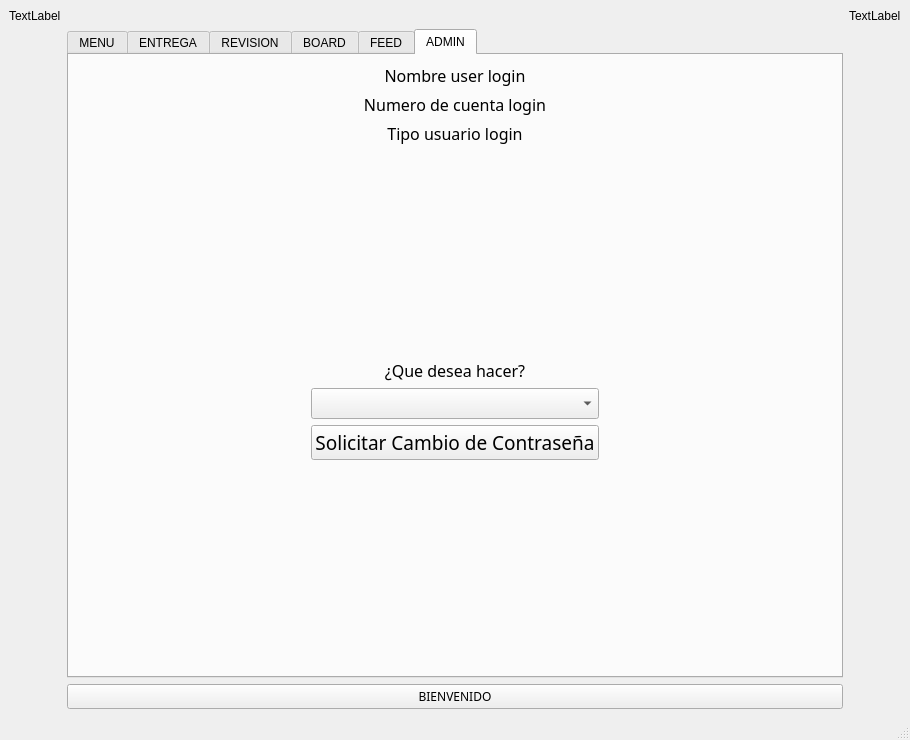
<?xml version="1.0" encoding="UTF-8"?>
<ui version="4.0">
 <class>cframe</class>
 <widget class="QMainWindow" name="cframe">
  <property name="geometry">
   <rect>
    <x>0</x>
    <y>0</y>
    <width>910</width>
    <height>740</height>
   </rect>
  </property>
  <property name="windowTitle">
   <string>cframe</string>
  </property>
  <widget class="QWidget" name="centralwidget">
   <layout class="QGridLayout" name="gridLayout">
    <item row="0" column="2">
     <widget class="QLabel" name="lbl_color3">
      <property name="text">
       <string>TextLabel</string>
      </property>
     </widget>
    </item>
    <item row="2" column="1">
     <widget class="QPushButton" name="btn_sesion">
      <property name="font">
       <font>
        <family>Microsoft JhengHei</family>
       </font>
      </property>
      <property name="text">
       <string>BIENVENIDO</string>
      </property>
     </widget>
    </item>
    <item row="0" column="1">
     <widget class="QLabel" name="lbl_png">
      <property name="text">
       <string/>
      </property>
      <property name="scaledContents">
       <bool>false</bool>
      </property>
      <property name="alignment">
       <set>Qt::AlignCenter</set>
      </property>
     </widget>
    </item>
    <item row="1" column="2" rowspan="2">
     <widget class="QLabel" name="lbl_color2">
      <property name="text">
       <string/>
      </property>
     </widget>
    </item>
    <item row="1" column="1">
     <widget class="QTabWidget" name="tabWidget">
      <property name="currentIndex">
       <number>5</number>
      </property>
      <widget class="QWidget" name="tabMenu">
       <attribute name="title">
        <string>MENU</string>
       </attribute>
       <layout class="QGridLayout" name="gridLayout_2">
        <item row="1" column="2">
         <widget class="QLineEdit" name="Mle_cuenta">
          <property name="font">
           <font>
            <family>Microsoft JhengHei</family>
            <pointsize>12</pointsize>
           </font>
          </property>
         </widget>
        </item>
        <item row="2" column="2">
         <widget class="QLineEdit" name="Mle_contra">
          <property name="font">
           <font>
            <family>Microsoft JhengHei</family>
            <pointsize>12</pointsize>
           </font>
          </property>
         </widget>
        </item>
        <item row="2" column="1">
         <widget class="QLabel" name="Mlbl_contra">
          <property name="font">
           <font>
            <family>Microsoft JhengHei</family>
            <pointsize>12</pointsize>
           </font>
          </property>
          <property name="text">
           <string>Contraseña:</string>
          </property>
         </widget>
        </item>
        <item row="1" column="3">
         <spacer name="Mspace3">
          <property name="orientation">
           <enum>Qt::Horizontal</enum>
          </property>
          <property name="sizeHint" stdset="0">
           <size>
            <width>40</width>
            <height>20</height>
           </size>
          </property>
         </spacer>
        </item>
        <item row="3" column="2">
         <widget class="QComboBox" name="Mcb_tipo">
          <property name="font">
           <font>
            <family>Microsoft JhengHei</family>
            <pointsize>12</pointsize>
           </font>
          </property>
          <item>
           <property name="text">
            <string>...</string>
           </property>
          </item>
          <item>
           <property name="text">
            <string>DOCENTE</string>
           </property>
          </item>
          <item>
           <property name="text">
            <string>DIRECTORES</string>
           </property>
          </item>
          <item>
           <property name="text">
            <string>DECANOS</string>
           </property>
          </item>
          <item>
           <property name="text">
            <string>JEFE ACADEMICO</string>
           </property>
          </item>
          <item>
           <property name="text">
            <string>COORDINADOR DE CARRERA</string>
           </property>
          </item>
          <item>
           <property name="text">
            <string>IEDD</string>
           </property>
          </item>
          <item>
           <property name="text">
            <string>CONSULTOR</string>
           </property>
          </item>
         </widget>
        </item>
        <item row="0" column="2">
         <widget class="QLineEdit" name="Mle_name">
          <property name="font">
           <font>
            <family>Microsoft JhengHei</family>
            <pointsize>12</pointsize>
           </font>
          </property>
         </widget>
        </item>
        <item row="0" column="1">
         <widget class="QLabel" name="Mlbl_name">
          <property name="font">
           <font>
            <family>Microsoft JhengHei</family>
            <pointsize>12</pointsize>
           </font>
          </property>
          <property name="text">
           <string>Nombre Completo:</string>
          </property>
         </widget>
        </item>
        <item row="1" column="1">
         <widget class="QLabel" name="Mlbl_cuenta">
          <property name="font">
           <font>
            <family>Microsoft JhengHei</family>
            <pointsize>12</pointsize>
           </font>
          </property>
          <property name="text">
           <string>Numero de Cuenta:</string>
          </property>
         </widget>
        </item>
        <item row="4" column="1" colspan="2">
         <widget class="QPushButton" name="Mbtn_ingresar">
          <property name="font">
           <font>
            <family>Microsoft JhengHei</family>
            <pointsize>14</pointsize>
            <weight>50</weight>
            <bold>false</bold>
           </font>
          </property>
          <property name="text">
           <string>INGRESAR</string>
          </property>
         </widget>
        </item>
        <item row="3" column="1">
         <widget class="QLabel" name="Mlbl_tipo">
          <property name="font">
           <font>
            <family>Microsoft JhengHei</family>
            <pointsize>12</pointsize>
           </font>
          </property>
          <property name="text">
           <string>Tipo de Usuario:</string>
          </property>
         </widget>
        </item>
        <item row="1" column="0">
         <spacer name="Mspace2">
          <property name="orientation">
           <enum>Qt::Horizontal</enum>
          </property>
          <property name="sizeHint" stdset="0">
           <size>
            <width>40</width>
            <height>20</height>
           </size>
          </property>
         </spacer>
        </item>
       </layout>
      </widget>
      <widget class="QWidget" name="tabEntrega">
       <attribute name="title">
        <string>ENTREGA</string>
       </attribute>
       <layout class="QGridLayout" name="gridLayout_3">
        <item row="1" column="0">
         <widget class="QLabel" name="Elbl_facultad">
          <property name="font">
           <font>
            <family>Microsoft JhengHei</family>
            <pointsize>12</pointsize>
           </font>
          </property>
          <property name="text">
           <string>Facultad:</string>
          </property>
         </widget>
        </item>
        <item row="0" column="1" colspan="2">
         <widget class="QComboBox" name="Ecb_sede">
          <property name="font">
           <font>
            <family>Microsoft JhengHei</family>
            <pointsize>12</pointsize>
           </font>
          </property>
          <item>
           <property name="text">
            <string>...</string>
           </property>
          </item>
          <item>
           <property name="text">
            <string>UNITEC</string>
           </property>
          </item>
          <item>
           <property name="text">
            <string>CEUTEC</string>
           </property>
          </item>
         </widget>
        </item>
        <item row="3" column="1" colspan="2">
         <widget class="QComboBox" name="Ecb_carrera">
          <property name="font">
           <font>
            <family>Microsoft JhengHei</family>
            <pointsize>12</pointsize>
           </font>
          </property>
          <item>
           <property name="text">
            <string>...</string>
           </property>
          </item>
         </widget>
        </item>
        <item row="5" column="1" colspan="2">
         <widget class="QPushButton" name="Ebtn_archivo">
          <property name="font">
           <font>
            <family>Microsoft JhengHei</family>
            <pointsize>14</pointsize>
            <weight>50</weight>
            <bold>false</bold>
           </font>
          </property>
          <property name="text">
           <string>SELECCIONAR SILABO</string>
          </property>
         </widget>
        </item>
        <item row="10" column="1">
         <spacer name="Espace">
          <property name="orientation">
           <enum>Qt::Vertical</enum>
          </property>
          <property name="sizeHint" stdset="0">
           <size>
            <width>20</width>
            <height>40</height>
           </size>
          </property>
         </spacer>
        </item>
        <item row="9" column="0" colspan="3">
         <widget class="QPushButton" name="Ebtn_enviar">
          <property name="font">
           <font>
            <family>Microsoft JhengHei</family>
            <pointsize>14</pointsize>
            <weight>50</weight>
            <bold>false</bold>
           </font>
          </property>
          <property name="text">
           <string>ENVIAR</string>
          </property>
         </widget>
        </item>
        <item row="7" column="1" colspan="2">
         <widget class="QPushButton" name="Ebtn_fechas">
          <property name="font">
           <font>
            <family>Microsoft JhengHei</family>
            <pointsize>14</pointsize>
           </font>
          </property>
          <property name="text">
           <string>SELECCIONAR FECHAS</string>
          </property>
         </widget>
        </item>
        <item row="4" column="0">
         <widget class="QLabel" name="Elbl_clase">
          <property name="font">
           <font>
            <family>Microsoft JhengHei</family>
            <pointsize>12</pointsize>
           </font>
          </property>
          <property name="text">
           <string>Datos de Clase:</string>
          </property>
         </widget>
        </item>
        <item row="4" column="1" colspan="2">
         <widget class="QComboBox" name="Ecb_clases">
          <property name="font">
           <font>
            <family>Microsoft JhengHei</family>
            <pointsize>12</pointsize>
           </font>
          </property>
          <item>
           <property name="text">
            <string>...</string>
           </property>
          </item>
         </widget>
        </item>
        <item row="0" column="0">
         <widget class="QLabel" name="Elbl_sede">
          <property name="font">
           <font>
            <family>Microsoft JhengHei</family>
            <pointsize>12</pointsize>
           </font>
          </property>
          <property name="text">
           <string>Sede:</string>
          </property>
         </widget>
        </item>
        <item row="6" column="1" colspan="2">
         <widget class="QLabel" name="Elbl_path_archivo">
          <property name="font">
           <font>
            <family>Microsoft JhengHei</family>
            <pointsize>12</pointsize>
           </font>
          </property>
          <property name="text">
           <string>Informacion archivo SIALBO</string>
          </property>
         </widget>
        </item>
        <item row="3" column="0">
         <widget class="QLabel" name="Elbl_carrera">
          <property name="font">
           <font>
            <family>Microsoft JhengHei</family>
            <pointsize>12</pointsize>
           </font>
          </property>
          <property name="text">
           <string>Carrera:</string>
          </property>
         </widget>
        </item>
        <item row="1" column="1" colspan="2">
         <widget class="QComboBox" name="Ecb_facultad">
          <property name="font">
           <font>
            <family>Microsoft JhengHei</family>
            <pointsize>12</pointsize>
           </font>
          </property>
          <item>
           <property name="text">
            <string>...</string>
           </property>
          </item>
         </widget>
        </item>
        <item row="5" column="0">
         <widget class="QLabel" name="Elbl_archivo">
          <property name="font">
           <font>
            <family>Microsoft JhengHei</family>
            <pointsize>12</pointsize>
           </font>
          </property>
          <property name="text">
           <string>Archivo Silabo:</string>
          </property>
         </widget>
        </item>
        <item row="7" column="0">
         <widget class="QLabel" name="Elbl_fechas">
          <property name="font">
           <font>
            <family>Microsoft JhengHei</family>
            <pointsize>12</pointsize>
           </font>
          </property>
          <property name="text">
           <string>Archivo Fechas:</string>
          </property>
         </widget>
        </item>
        <item row="8" column="1" colspan="2">
         <widget class="QLabel" name="Elbl_path_fechas">
          <property name="font">
           <font>
            <family>Microsoft JhengHei</family>
            <pointsize>12</pointsize>
           </font>
          </property>
          <property name="text">
           <string>Informacion archivo FECHAS</string>
          </property>
         </widget>
        </item>
       </layout>
      </widget>
      <widget class="QWidget" name="tabRevision">
       <attribute name="title">
        <string>REVISION</string>
       </attribute>
       <layout class="QGridLayout" name="gridLayout_4">
        <item row="0" column="0">
         <widget class="QFrame" name="Rframe_table">
          <property name="frameShape">
           <enum>QFrame::StyledPanel</enum>
          </property>
          <property name="frameShadow">
           <enum>QFrame::Raised</enum>
          </property>
          <layout class="QGridLayout" name="gridLayout_6">
           <item row="0" column="0">
            <widget class="QTableWidget" name="Rtw_revision">
             <property name="font">
              <font>
               <family>Microsoft JhengHei</family>
              </font>
             </property>
            </widget>
           </item>
          </layout>
         </widget>
        </item>
        <item row="0" column="1">
         <widget class="QFrame" name="Rframe_datos">
          <property name="frameShape">
           <enum>QFrame::StyledPanel</enum>
          </property>
          <property name="frameShadow">
           <enum>QFrame::Raised</enum>
          </property>
          <layout class="QGridLayout" name="gridLayout_5">
           <item row="0" column="0">
            <widget class="QLabel" name="Rlbl_seleccion">
             <property name="font">
              <font>
               <family>Microsoft JhengHei</family>
               <pointsize>12</pointsize>
              </font>
             </property>
             <property name="text">
              <string>Seleccion:</string>
             </property>
            </widget>
           </item>
           <item row="1" column="0" colspan="2">
            <widget class="QLabel" name="Rlbl_estado">
             <property name="font">
              <font>
               <family>Microsoft JhengHei</family>
               <pointsize>12</pointsize>
              </font>
             </property>
             <property name="text">
              <string>Estado Actual:</string>
             </property>
            </widget>
           </item>
           <item row="3" column="0" colspan="3">
            <widget class="QLabel" name="Rlbl_comentarios">
             <property name="font">
              <font>
               <family>Microsoft JhengHei</family>
               <pointsize>12</pointsize>
              </font>
             </property>
             <property name="text">
              <string>Comentarios:</string>
             </property>
            </widget>
           </item>
           <item row="3" column="3" colspan="2">
            <widget class="QLineEdit" name="Rle_comentarios">
             <property name="font">
              <font>
               <family>Microsoft JhengHei</family>
               <pointsize>12</pointsize>
              </font>
             </property>
            </widget>
           </item>
           <item row="4" column="0" colspan="5">
            <widget class="QPushButton" name="Rbtn_cambiar">
             <property name="font">
              <font>
               <family>Microsoft JhengHei</family>
               <pointsize>14</pointsize>
               <weight>50</weight>
               <bold>false</bold>
              </font>
             </property>
             <property name="text">
              <string>CAMBIAR</string>
             </property>
            </widget>
           </item>
           <item row="2" column="0" colspan="3">
            <widget class="QLabel" name="Rlbl_cambiar">
             <property name="font">
              <font>
               <family>Microsoft JhengHei</family>
               <pointsize>12</pointsize>
              </font>
             </property>
             <property name="text">
              <string>Cambiar Estado:</string>
             </property>
            </widget>
           </item>
           <item row="0" column="3" colspan="2">
            <widget class="QLineEdit" name="Rle_seleccion">
             <property name="enabled">
              <bool>false</bool>
             </property>
             <property name="font">
              <font>
               <family>Microsoft JhengHei</family>
               <pointsize>12</pointsize>
              </font>
             </property>
            </widget>
           </item>
           <item row="1" column="3" colspan="2">
            <widget class="QLineEdit" name="Rle_estadoActual">
             <property name="enabled">
              <bool>false</bool>
             </property>
             <property name="font">
              <font>
               <family>Microsoft JhengHei</family>
               <pointsize>12</pointsize>
              </font>
             </property>
            </widget>
           </item>
           <item row="2" column="3" colspan="2">
            <widget class="QComboBox" name="Rcb_estadoCambiar">
             <property name="font">
              <font>
               <family>Microsoft JhengHei</family>
               <pointsize>12</pointsize>
              </font>
             </property>
             <item>
              <property name="text">
               <string>...</string>
              </property>
             </item>
            </widget>
           </item>
          </layout>
         </widget>
        </item>
       </layout>
      </widget>
      <widget class="QWidget" name="tabBoard">
       <attribute name="title">
        <string>BOARD</string>
       </attribute>
       <layout class="QGridLayout" name="gridLayout_7">
        <item row="0" column="0">
         <widget class="QRadioButton" name="Brb_proceso">
          <property name="font">
           <font>
            <family>Microsoft JhengHei</family>
            <pointsize>14</pointsize>
           </font>
          </property>
          <property name="text">
           <string>Proceso</string>
          </property>
         </widget>
        </item>
        <item row="0" column="1">
         <widget class="QRadioButton" name="Brb_aprobados">
          <property name="font">
           <font>
            <family>Microsoft JhengHei</family>
            <pointsize>14</pointsize>
           </font>
          </property>
          <property name="text">
           <string>Aprobados</string>
          </property>
         </widget>
        </item>
        <item row="1" column="0" colspan="2">
         <widget class="QTableWidget" name="Btw_dashboard">
          <property name="font">
           <font>
            <family>Microsoft JhengHei</family>
           </font>
          </property>
         </widget>
        </item>
       </layout>
      </widget>
      <widget class="QWidget" name="tabFeed">
       <attribute name="title">
        <string>FEED</string>
       </attribute>
       <layout class="QGridLayout" name="gridLayout_8">
        <item row="0" column="0">
         <widget class="QTableWidget" name="Btw_dashboard_2"/>
        </item>
       </layout>
      </widget>
      <widget class="QWidget" name="tabAdmin">
       <attribute name="title">
        <string>ADMIN</string>
       </attribute>
       <layout class="QGridLayout" name="gridLayout_9">
        <item row="6" column="1">
         <widget class="QComboBox" name="Acb_acciones">
          <property name="font">
           <font>
            <family>Microsoft JhengHei</family>
            <pointsize>12</pointsize>
           </font>
          </property>
         </widget>
        </item>
        <item row="1" column="1">
         <widget class="QLabel" name="Albl_cuenta">
          <property name="font">
           <font>
            <family>Microsoft JhengHei</family>
            <pointsize>12</pointsize>
           </font>
          </property>
          <property name="text">
           <string>Numero de cuenta login</string>
          </property>
          <property name="alignment">
           <set>Qt::AlignCenter</set>
          </property>
         </widget>
        </item>
        <item row="7" column="1">
         <widget class="QPushButton" name="Abtn_cambioContra">
          <property name="font">
           <font>
            <family>Microsoft JhengHei</family>
            <pointsize>14</pointsize>
            <weight>50</weight>
            <bold>false</bold>
           </font>
          </property>
          <property name="text">
           <string>Solicitar Cambio de Contraseña</string>
          </property>
         </widget>
        </item>
        <item row="0" column="1">
         <widget class="QLabel" name="Albl_username">
          <property name="font">
           <font>
            <family>Microsoft JhengHei</family>
            <pointsize>12</pointsize>
           </font>
          </property>
          <property name="text">
           <string>Nombre user login</string>
          </property>
          <property name="alignment">
           <set>Qt::AlignCenter</set>
          </property>
         </widget>
        </item>
        <item row="0" column="2" rowspan="9">
         <spacer name="Aspace2">
          <property name="orientation">
           <enum>Qt::Horizontal</enum>
          </property>
          <property name="sizeHint" stdset="0">
           <size>
            <width>183</width>
            <height>529</height>
           </size>
          </property>
         </spacer>
        </item>
        <item row="4" column="1" rowspan="2">
         <widget class="QLabel" name="Albl_hacer">
          <property name="font">
           <font>
            <family>Microsoft JhengHei</family>
            <pointsize>12</pointsize>
           </font>
          </property>
          <property name="text">
           <string>¿Que desea hacer?</string>
          </property>
          <property name="alignment">
           <set>Qt::AlignCenter</set>
          </property>
         </widget>
        </item>
        <item row="2" column="1">
         <widget class="QLabel" name="Albl_tipo">
          <property name="font">
           <font>
            <family>Microsoft JhengHei</family>
            <pointsize>12</pointsize>
           </font>
          </property>
          <property name="text">
           <string>Tipo usuario login</string>
          </property>
          <property name="alignment">
           <set>Qt::AlignCenter</set>
          </property>
         </widget>
        </item>
        <item row="0" column="0" rowspan="9">
         <spacer name="Aspace1">
          <property name="orientation">
           <enum>Qt::Horizontal</enum>
          </property>
          <property name="sizeHint" stdset="0">
           <size>
            <width>184</width>
            <height>529</height>
           </size>
          </property>
         </spacer>
        </item>
        <item row="3" column="1">
         <spacer name="Aspace3">
          <property name="orientation">
           <enum>Qt::Vertical</enum>
          </property>
          <property name="sizeHint" stdset="0">
           <size>
            <width>20</width>
            <height>40</height>
           </size>
          </property>
         </spacer>
        </item>
        <item row="8" column="1">
         <spacer name="verticalSpacer_2">
          <property name="orientation">
           <enum>Qt::Vertical</enum>
          </property>
          <property name="sizeHint" stdset="0">
           <size>
            <width>20</width>
            <height>40</height>
           </size>
          </property>
         </spacer>
        </item>
       </layout>
      </widget>
     </widget>
    </item>
    <item row="0" column="0">
     <widget class="QLabel" name="lbl_color4">
      <property name="text">
       <string>TextLabel</string>
      </property>
     </widget>
    </item>
    <item row="1" column="0" rowspan="2">
     <widget class="QLabel" name="lbl_color1">
      <property name="text">
       <string/>
      </property>
     </widget>
    </item>
   </layout>
  </widget>
  <widget class="QMenuBar" name="menubar">
   <property name="geometry">
    <rect>
     <x>0</x>
     <y>0</y>
     <width>910</width>
     <height>22</height>
    </rect>
   </property>
  </widget>
  <widget class="QStatusBar" name="statusbar"/>
 </widget>
 <resources/>
 <connections/>
</ui>
